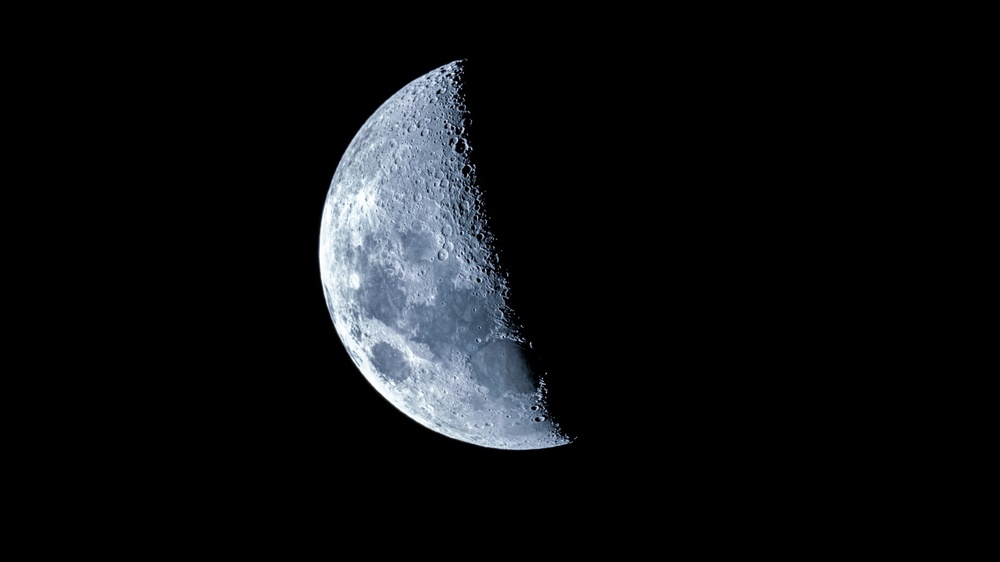
#> input picture dataset/gg.jpg, 1000 x 562 px, shrunk from 1920 x 1080 before the run, found by its file name
$ jupyter execute 'Image processing.ipynb'
#> lines starting #> are read from the running program, lines starting #| are printed output that depends on the picture
[cell 1]
import cv2

[cell 2]
from matplotlib import pyplot as plt

[cell 3]
image_path=r"C:\Users\71591\Desktop\dataset\gg.jpg"
img = cv2.imread(image_path)
#> img is the input picture: shape (562, 1000, 3); mean B, G, R 16.9, 14.9, 13.4
img = cv2.cvtColor(img, cv2.COLOR_BGR2RGB)  # Convert BGR to RGB for correct color display

# Display the image
plt.imshow(img)

[cell 4]
img

[cell 5]
img[:,:,1:2]

[cell 6]
img2=img+30
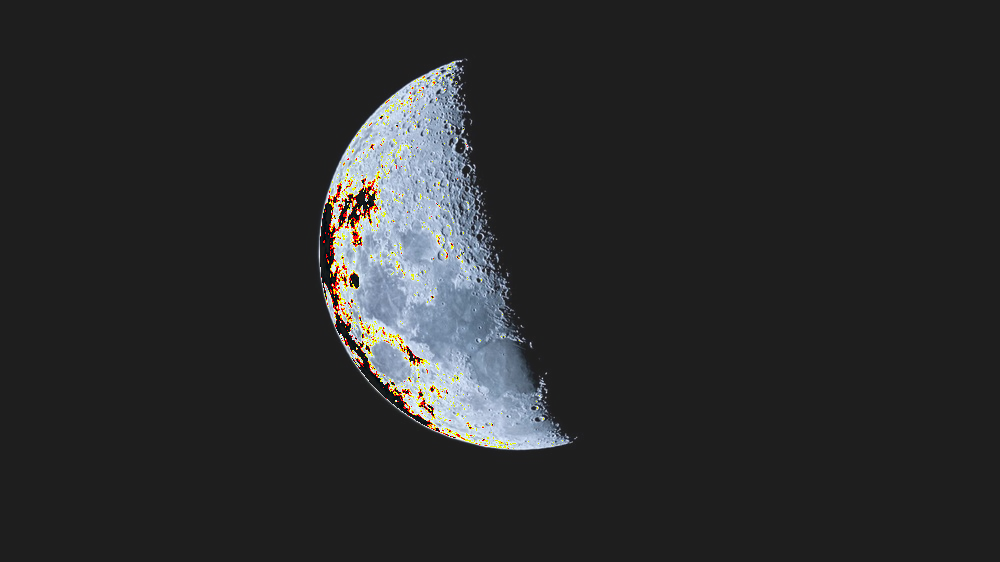
#> img2: shape (562, 1000, 3); mean R, G, B 42, 42.9, 43.8

[cell 7]
plt.imshow(img2)

[cell 8]
img[:10]

[cell 9]
img2[:10]

[cell 10]
img3=(img+30)%255
plt.imshow(img3)

[cell 11]
img_gray=cv2.cvtColor(img,cv2.COLOR_BGR2GRAY)
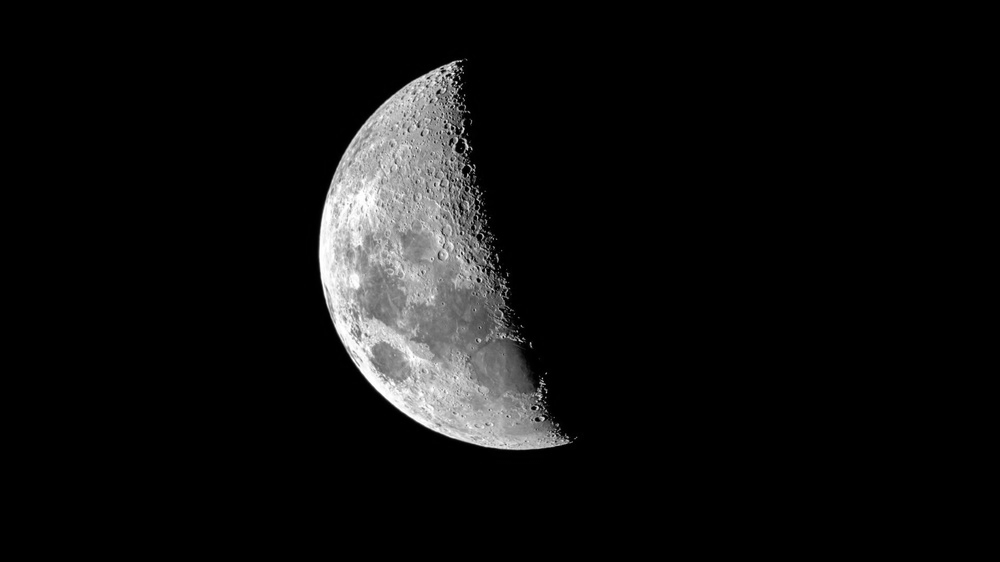
#> img_gray: shape (562, 1000); min 0, max 255, mean 15.3
plt.imshow(img_gray,cmap='grey')

[cell 12]
img_gray.shape
#> Out = (562, 1000)

[cell 13]
img4=img_gray.T
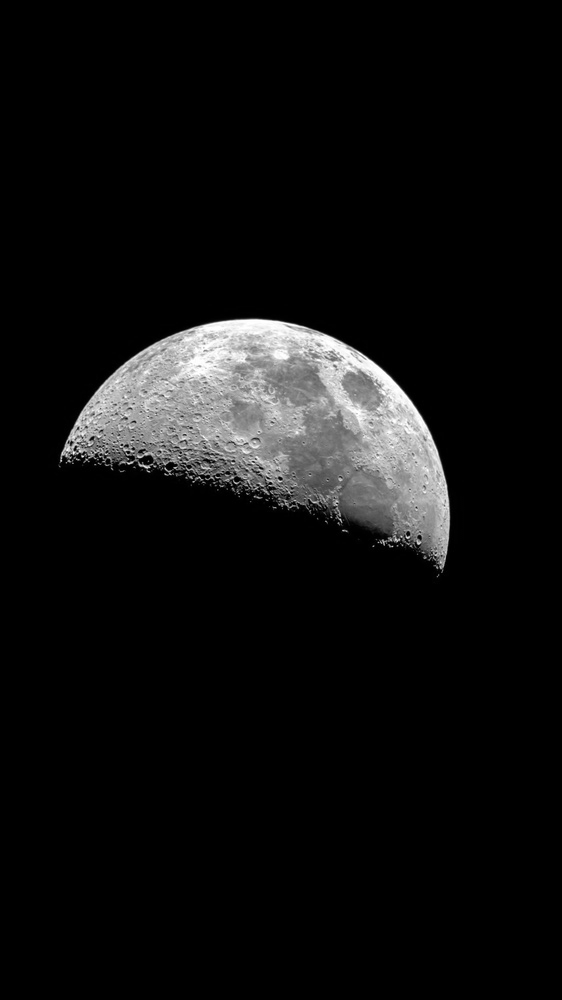
#> img4: shape (1000, 562); min 0, max 255, mean 15.3
plt.imshow(img4,'grey')
